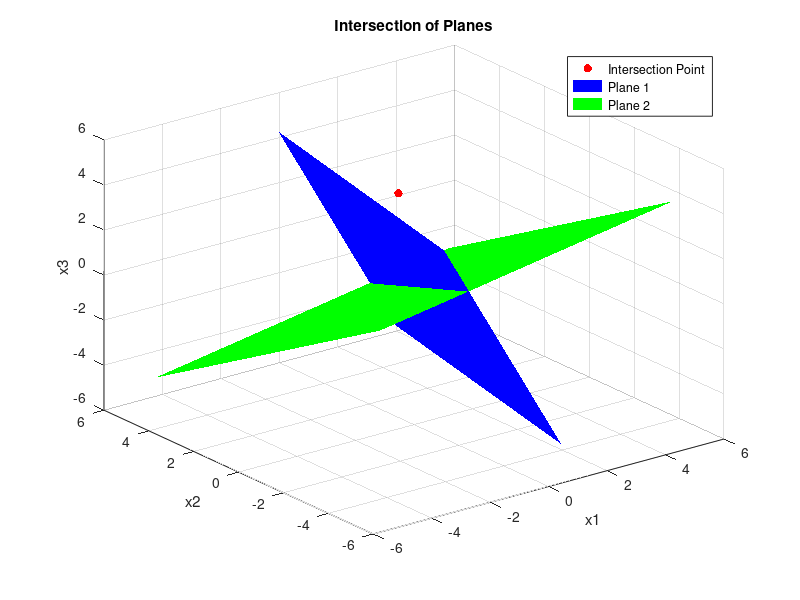

Reproduce this figure in MATLAB.
% Define the range of values for x1, x2, and x3
[x1, x2, x3] = meshgrid(-5:0.1:5, -5:0.1:5, -5:0.1:5);

% Define the planes
plane1 = 5*x1 - x2 + 2*x3 - 1;
plane2 = -2*x1 + 6*x2 + 9*x3;

% Create a figure
figure;

% Give any value of intersection point and plot in Matlab
intersection_point_x1 = 1; 
intersection_point_x2 = 2;
intersection_point_x3 = 3;

scatter3(intersection_point_x1, intersection_point_x2, intersection_point_x3, 'r', 'filled');
hold on;

% Plot plane 1
patch(isosurface(x1, x2, x3, plane1, 0), 'FaceColor', 'blue', 'EdgeColor', 'none');

% Plot plane 2
patch(isosurface(x1, x2, x3, plane2, 0), 'FaceColor', 'green', 'EdgeColor', 'none');

% Adjust figure settings
title('Intersection of Planes');
xlabel('x1');
ylabel('x2');
zlabel('x3');
grid on;
legend('Intersection Point', 'Plane 1', 'Plane 2');

hold off;